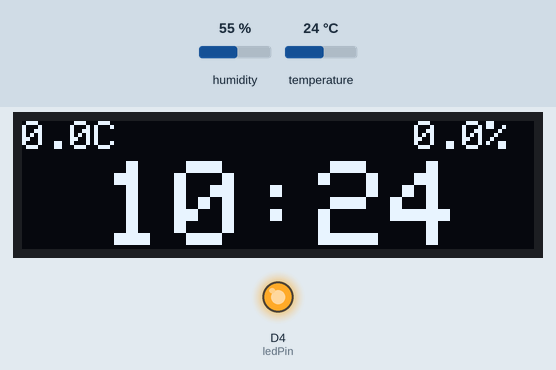
A sketch run on a simulated ESP8266 (Wemos D1 mini). On the bench: 128×32 one-colour display, output pins drawn as LEDs (lit = HIGH). The test bench sets the inputs (shaded band); at power-on: humidity 55 %, temperature 24 °C. WiFi joins after 1.5 s; servers stay silent unless stated; network time is answered at once with the bench clock; the local clock reads 2024-03-15 10:24:30 at power-on unless the sketch sets it.

Above: at 3.2 s.
3.3 s: humidity set to 22 %
At 6.0 s:
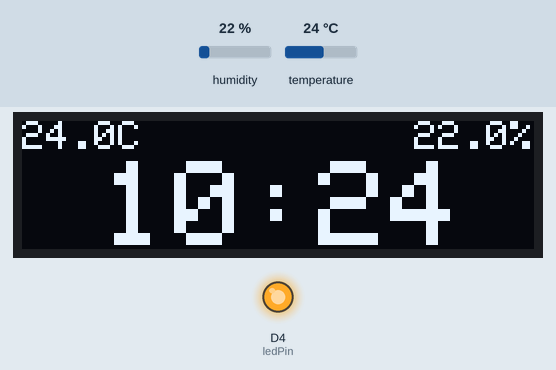
10.1 s: temperature set to 12 °C
At 11.2 s:
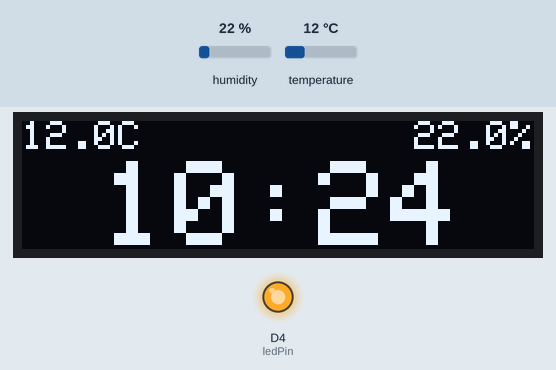
16.9 s: humidity set to 40 %
At 21.6 s:
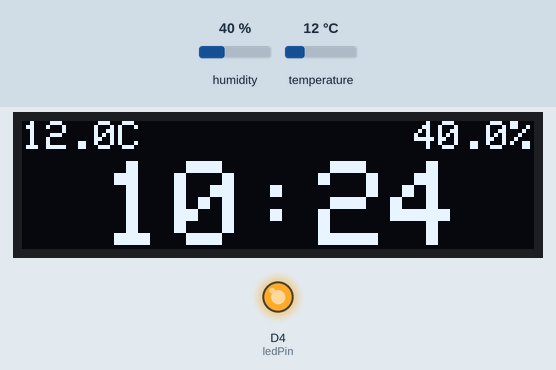
23.7 s: temperature set to 19 °C
At 26.8 s:
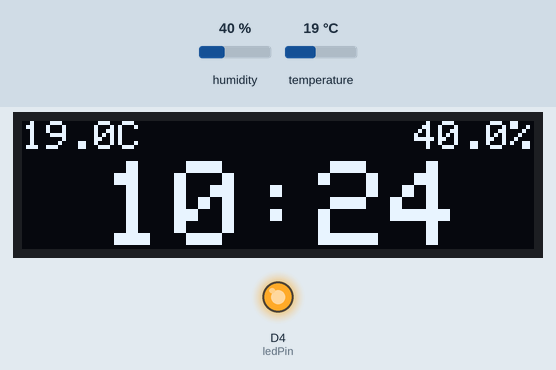
Timing chart, 0 to 28.3 s (numbered marks = the images above; inputs shaded):
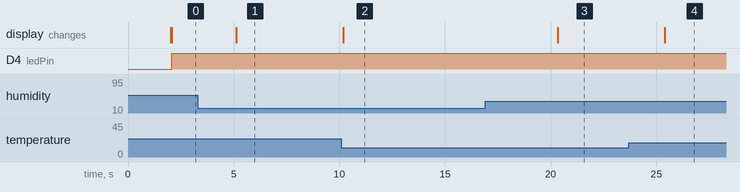

Measured:
- after the input at 3.3 s, the display: changes after 1.8 s (image 1)
- after the input at 10.1 s, the display: changes after 0.09 s (image 2)
- after the input at 16.9 s, the display: changes after 3.4 s (image 3)
- after the input at 23.7 s, the display: changes after 1.7 s (image 4)

The sketch:

d1_mini_clock.ino
```cpp
#include <Wire.h>
#include <Adafruit_GFX.h>
#include <Adafruit_SSD1306.h>
#include <DHT.h>
#include <ESP8266WiFi.h>
#include <WiFiUdp.h>
#include <NTPClient.h>

// Replace with your network credentials
const char* ssid = "0range";
const char* password = "oooooooo";

// NTP Server details
const char* ntpServer = "pool.ntp.org";
const long gmtOffset_sec = 19800;  // GMT+5:30
const int daylightOffset_sec = 0;

// Pin for DHT22 sensor
const int DHTPin = D5;

// Pin for built-in LED
const int ledPin = LED_BUILTIN;

// Initialize the OLED display
Adafruit_SSD1306 display(128, 32, &Wire, -1);

// Initialize the DHT sensor
DHT dht(DHTPin, DHT22);

// Initialize the NTP client
WiFiUDP ntpUDP;
NTPClient timeClient(ntpUDP, ntpServer, gmtOffset_sec, daylightOffset_sec);

// Variables for time and temperature
unsigned long lastSyncTime = 0;
unsigned long syncInterval = 600000;  // 10 minutes
unsigned long lastTempUpdate = 0;
unsigned long tempUpdateInterval = 5000;  // 10 seconds
float temperature = 0.0;
float humidity = 0.0;

void setup() {
  // Connect to Wi-Fi
  WiFi.begin(ssid, password);
  while (WiFi.status() != WL_CONNECTED) {
    delay(1000);
  }

  // Configure DHT sensor
  dht.begin();

  // Initialize display
  display.begin(SSD1306_SWITCHCAPVCC, 0x3C);
  display.clearDisplay();

  // Connect to NTP server
  timeClient.begin();
  timeClient.update();

  // Turn off Wi-Fi to save power
  WiFi.disconnect(true);
  WiFi.mode(WIFI_OFF);

  // Set LED pin as output
  pinMode(ledPin, OUTPUT);
}

void loop() {
  // Update time from NTP server at the specified interval
  unsigned long currentTime = millis();
  if (currentTime - lastSyncTime >= syncInterval - 1000 && currentTime - lastSyncTime < syncInterval) {
    // Turn on Wi-Fi 1 second before sync interval
    WiFi.mode(WIFI_STA);
    WiFi.begin(ssid, password);
  }
  if (currentTime - lastSyncTime >= syncInterval) {
    lastSyncTime = currentTime;
    updateTime();

    // Turn off Wi-Fi after updating time
    WiFi.disconnect(true);
    WiFi.mode(WIFI_OFF);
  }

  // Update temperature and humidity at the specified interval
  if (currentTime - lastTempUpdate >= tempUpdateInterval) {
    lastTempUpdate = currentTime;
    readTemperature();
  }

  // Display temperature, humidity, and time
  displayTemperature();
  displayHumidity();
  displayTime();
  display.display();

  // Check Wi-Fi connection status and control LED
  if (WiFi.status() == WL_CONNECTED) {
    digitalWrite(ledPin, LOW);  // Turn on LED
  } else {
    digitalWrite(ledPin, HIGH);   // Turn off LED
  }

  delay(1000);
}

void updateTime() {
  // Update time from NTP server
  timeClient.update();
}

void readTemperature() {
  // Read temperature and humidity from DHT sensor
  temperature = dht.readTemperature();
  humidity = dht.readHumidity();
}

void displayTemperature() {
  // Display temperature on the OLED display
  display.clearDisplay();
  display.setTextSize(1);
  display.setTextColor(WHITE);
  display.setCursor(0, 0);
  display.print(temperature, 1);
  display.println("C");
}

void displayHumidity() {
  // Display humidity on the OLED display
  display.setTextSize(1);
  display.setTextColor(WHITE);
  display.setCursor(98, 0);
  display.print(humidity, 1);
  display.println("%");
}

void displayTime() {
  // Display time on the OLED display
  display.setTextSize(3);
  display.setTextColor(WHITE);
  display.setCursor(20, 10);

  int hours = timeClient.getHours();
  int minutes = timeClient.getMinutes();
  int seconds = timeClient.getSeconds();

  if (hours < 10) {
    display.print("0");
  }
  display.print(hours);
  display.print(":");
  if (minutes < 10) {
    display.print("0");
  }
  display.print(minutes);
   // display.print(":");
  // if (seconds < 10) {
  //   display.print("0");
  // }
  // display.print(seconds);
}
```
